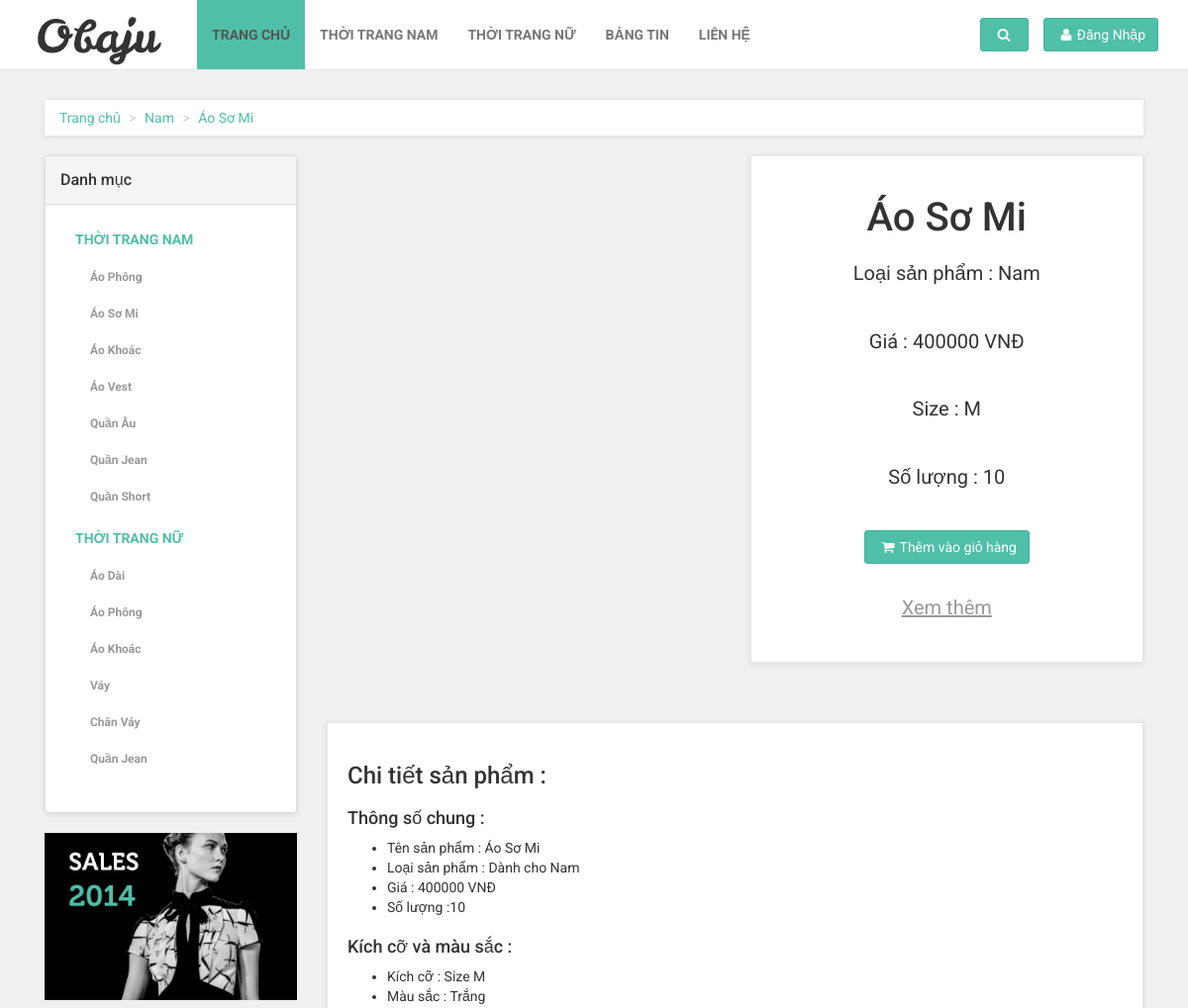
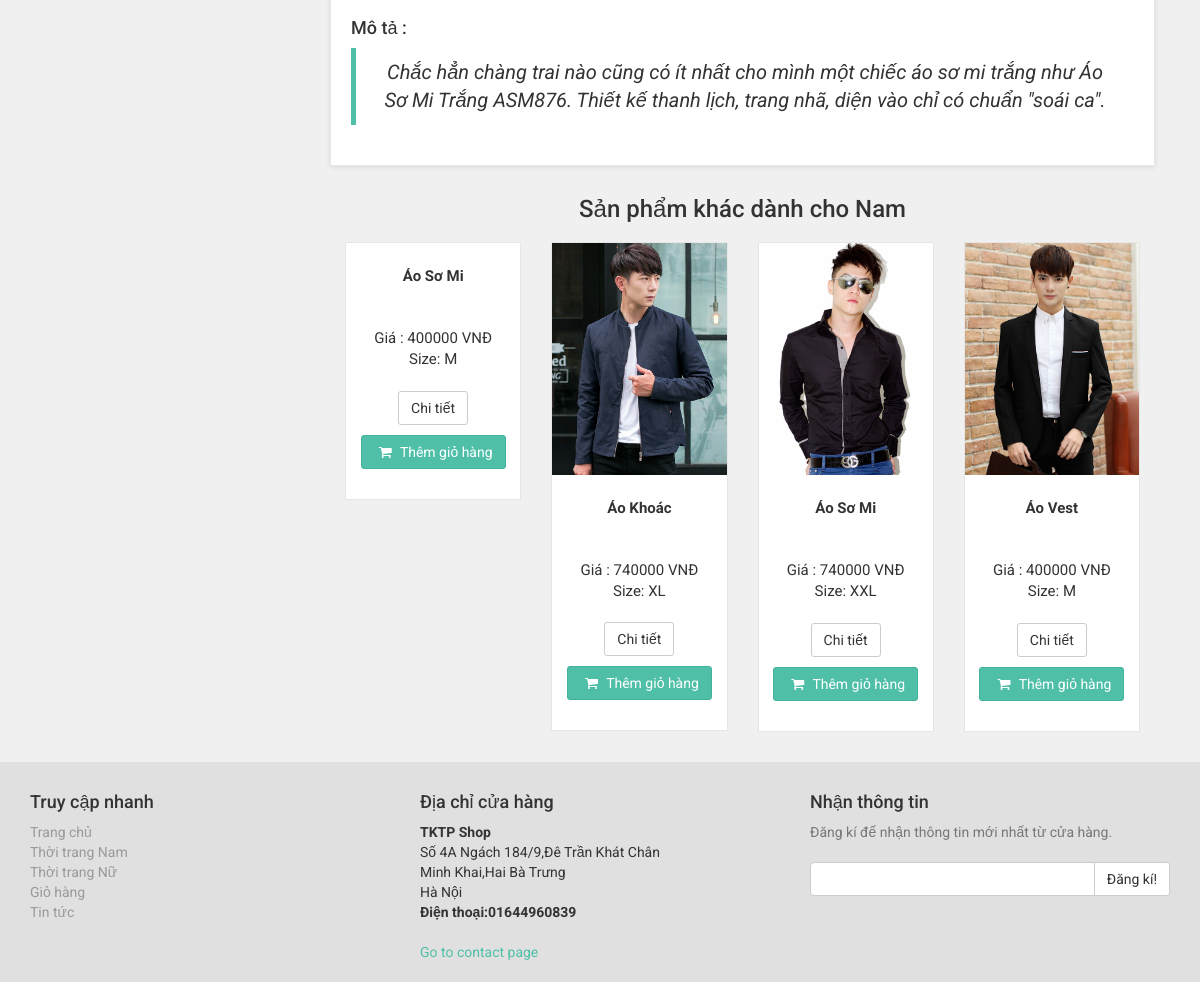
/views/khachhang/route.php?controller=controller_sanpham&action=showSP_detail&id_sp=1, run on the app's committed database (2 pictures, top to bottom).
### tables this page shows
CREATE TABLE `sanpham` (
  `idsanpham` int(11) NOT NULL,
  `tensanpham` varchar(40) DEFAULT NULL,
  `loaisanpham` varchar(40) DEFAULT NULL,
  `giasanpham` double DEFAULT NULL,
  `mausacsanpham` varchar(40) DEFAULT NULL,
  `sizesanpham` varchar(11) DEFAULT NULL,
  `soluongsanpham` int(40) DEFAULT NULL,
  `motasanpham` text,
  `urlanhsanpham` varchar(255) DEFAULT NULL
);

### controllers/controller_sanpham.php (called while the page is built, shortened)
<?php
require_once (__DIR__."/../models/model_sanpham.php");
require_once (__DIR__."/../models/sanpham.php");
class controller_sanpham {
    private $modelSP;
    public function __construct()
    {
        $this->modelSP=new Model_Sanpham();
    }
    public function showSP_detail(){
        $data=$this->modelSP->getSP_id($_GET['id_sp']);
        $sp=$data;
        $data_sp=$this->modelSP->getSP_type_limit($sp-> getLoaisanpham(),0,4);
        require_once (__DIR__."/../views/khachhang/detail.php");
    }
}
?>

### views/khachhang/route.php (called while the page is built, shortened)
<?php
if(isset($_GET["controller"])&&isset($_GET["action"])){
     $action= $_GET["action"];
}
else{
    $controller="controller_error";
    $action="error";
}
$control= new $controller;
$control->$action();
?>

### models/model_sanpham.php (called while the page is built, shortened)
<?php
require_once("DBconnector.php");
require_once ("sanpham.php");
class Model_Sanpham{
    private $conn;
    public function __construct()
    {
        $dbconnect= new DBConnector();
        $this->conn = $dbconnect->connect();
    }
    public function getSP_id($id){
        $sql="select * from sanpham where sanpham.idsanpham='".$id."';";
        $result=$this->conn->query($sql);
        while($row=$result->fetch_assoc()){
            $sp= new sanpham($row['idsanpham'],$row['tensanpham'],$row['loaisanpham'],$row['giasanpham'],$row['mausacsanpham'],$row['sizesanpham'],
                $row['soluongsanpham'],$row['motasanpham'],$row['urlanhsanpham']);
        }
        return $sp;
    }
    public function getSP_type_limit($type,$start,$limit){
        $sql="select * from sanpham where sanpham.loaisanpham='".$type."' limit ".$start.",".$limit.";";
        $result=$this->conn->query($sql);
        $array_sp= array();
        while($row=$result->fetch_assoc()){
            $sp= new sanpham($row['idsanpham'],$row['tensanpham'],$row['loaisanpham'],$row['giasanpham'],$row['mausacsanpham'],$row['sizesanpham'],
                $row['soluongsanpham'],$row['motasanpham'],$row['urlanhsanpham']);
            array_push($array_sp,$sp);
        }
        return $array_sp;
    }
}
?>

### models/DBconnector.php (called while the page is built)
<?php
class DBConnector {
    public function connect(){
        $host='localhost';
        $user='root';
        $password='123456';
        $db='csdl_congngheweb';
        $connection=mysqli_connect($host,$user,$password,$db);
        mysqli_set_charset($connection,"utf8");
        return $connection;
    }
}
?>

### models/sanpham.php (called while the page is built, shortened)
<?php
class sanpham {
    private $idsanpham;
    private $tensanpham;
    private $loaisanpham;
    private $giasanpham;
    private $mausacsanpham;
    private $sizesanpham;
    private $soluongsanpham;
    private $motasanpham;
    private $urlanhsanpham;
    public function __construct($idsanpham, $tensanpham, $loaisanpham, $giasanpham, $mausacsanpham, $sizesanpham, $soluongsanpham, $motasanpham, $urlanhsanpham)
    {
        $this->idsanpham = $idsanpham;
        $this->tensanpham = $tensanpham;
        $this->loaisanpham = $loaisanpham;
        $this->giasanpham = $giasanpham;
        $this->mausacsanpham = $mausacsanpham;
        $this->sizesanpham = $sizesanpham;
        $this->soluongsanpham = $soluongsanpham;
        $this->motasanpham = $motasanpham;
        $this->urlanhsanpham = $urlanhsanpham;
    }
    public function getIdsanpham()
    {
        return $this->idsanpham;
    }
    public function getTensanpham()
    {
        return $this->tensanpham;
    }
    public function getLoaisanpham()
    {
        return $this->loaisanpham;
    }
    public function getGiasanpham()
    {
        return $this->giasanpham;
    }
    public function getMausacsanpham()
    {
        return $this->mausacsanpham;
    }
    public function getSizesanpham()
    {
        return $this->sizesanpham;
    }
    public function getSoluongsanpham()
    {
        return $this->soluongsanpham;
    }
    public function getMotasanpham()
    {
        return $this->motasanpham;
    }
    public function getUrlanhsanpham()
    {
        return $this->urlanhsanpham;
    }
}
?>

### views/khachhang/detail.php (the view, shortened to what this page needs)
<?php
include 'header.php';
 require_once ("../../models/model_sanpham.php");
?>
    <div id="all">
        <div id="content">
            <div class="container">
                <div class="col-md-12">
                    <ul class="breadcrumb">
                        <li><a href="index.php">Trang chủ</a>
                        </li>
                        <li><a href="route.php?controller=controller_sanpham&action=showSP_type&type_sp=<?php echo $sp->getLoaisanpham();?>"><?php  echo $sp->getLoaisanpham();?></a>
                        </li>
                        <li><a href="route.php?controller=controller_sanpham&action=showSP_type&type_sp=<?php echo $sp->getLoaisanpham();?>&name_sp=<?php echo $sp->getTensanpham(); ?>"><?php echo $sp->getTensanpham(); ?></a>
                        </li>
                    </ul>
                </div>
                <div class="col-md-3">
                    <div class="panel panel-default sidebar-menu">
                        <div class="panel-heading">
                            <h3 class="panel-title">Danh mục</h3>
                        </div>
                        <div class="panel-body">
                            <ul class="nav nav-pills nav-stacked category-menu">
                                <li>
                                    <a href="route.php?controller=controller_sanpham&action=showSP_type&type_sp=Nam">thời trang nam</a>
                                    <ul>
                                        <li><a href="route.php?controller=controller_sanpham&action=showSP_name&type_sp=Nam&name_sp=Áo Phông">Áo Phông</a>
                                        </li>
                                        </li>
                                        <li><a href="route.php?controller=controller_sanpham&action=showSP_name&type_sp=Nam&name_sp=Áo Sơ Mi">Áo Sơ Mi</a>
                                        </li>
                                        <li><a href="route.php?controller=controller_sanpham&action=showSP_name&type_sp=Nam&name_sp=Áo Khoác">Áo Khoác</a>
                                        </li>
                                        <li><a href="route.php?controller=controller_sanpham&action=showSP_name&type_sp=Nam&name_sp=Áo Vest">Áo Vest</a>
                                        </li>
                                        <li><a href="route.php?controller=controller_sanpham&action=showSP_name&type_sp=Nam&name_sp=Quần Âu">Quần Âu</a>
                                        </li>
                                        <li><a href="route.php?controller=controller_sanpham&action=showSP_name&type_sp=Nam&name_sp=Quần Jean">Quần Jean</a>
                                        </li>
                                        <li><a href="route.php?controller=controller_sanpham&action=showSP_name&type_sp=Nam&name_sp=Quần Short">Quần Short</a>
                                        </li>
                                    </ul>
                                <li>
                                    <a href="route.php?controller=controller_sanpham&action=showSP_type&type_sp=Nữ">Thời trang nữ</a>
                                    <ul>
                                        <li><a href="route.php?controller=controller_sanpham&action=showSP_name&type_sp=Nữ&name_sp=Áo Dài">Áo Dài</a>
                                        </li>
                                        <li><a href="route.php?controller=controller_sanpham&action=showSP_name&type_sp=Nữ&name_sp=Áo Phông">Áo Phông</a>
                                        </li>
                                        <li><a href="route.php?controller=controller_sanpham&action=showSP_name&type_sp=Nữ&name_sp=Áo Khoác">Áo Khoác</a>
                                        </li>
                                        <li><a href="route.php?controller=controller_sanpham&action=showSP_name&type_sp=Nữ&name_sp=Váy">Váy</a>
                                        </li>
                                        <li><a href="route.php?controller=controller_sanpham&action=showSP_name&type_sp=Nữ&name_sp=Chân Váy">Chân Váy</a>
                                        </li>
                                        <li><a href="route.php?controller=controller_sanpham&action=showSP_name&type_sp=Nữ&name_sp=Quần Jean">Quần Jean</a>
                                        </li>
                                    </ul>
                                </li>
                        </div>
                    </div>
                    <div class="banner">
                        <a href="#">
                            <img src="img/banner.jpg" alt="sales 2014" class="img-responsive">
                        </a>
                    </div>
                </div>
                <div class="col-md-9">
                    <div class="row" id="productMain">
                        <div class="col-sm-6">
                        </div>
                        <div class="col-sm-6">
                            <div class="box">
                                <h1 class="text-center"><?php echo $sp->getTensanpham(); ?></h1>
                                <p>Loại sản phẩm : <?php  echo $sp->getLoaisanpham();?></p><br>
                                <p>Giá : <?php  echo $sp->getGiasanpham();?> VNĐ</p><br>
                                <p> Size : <?php  echo $sp->getSizesanpham();?></p><br>
                                <p> Số lượng : <?php  echo $sp->getSoluongsanpham();?></p><br>
                                <p class="text-center buttons">
                                    <button id="<?php echo $sp->getIdsanpham(); ?>" class="btn btn-primary"><i class="fa fa-shopping-cart"></i>Thêm vào giỏ hàng</button>
                                </p>
                                <p class="goToDescription"><a href="#details" class="scroll-to">Xem thêm </a>
                                </p>
                            </div>
                        </div>
                    </div>
                    <div class="box" id="details">
                        <p>
                            <h3>Chi tiết sản phẩm : </h3>
                            <h4>Thông số chung : </h4>
                            <ul>
                                <li>Tên sản phẩm : <?php echo $sp->getTensanpham(); ?></li>
                                <li>Loại sản phẩm : Dành cho <?php  echo $sp->getLoaisanpham();?></li>
                                <li>Giá : <?php  echo $sp->getGiasanpham();?> VNĐ</li>
                                <li>Số lượng :<?php  echo $sp->getSoluongsanpham();?></li>
                            </ul>
                            <h4>Kích cỡ và màu sắc :</h4>
                            <ul>
                                <li>Kích cỡ : Size <?php  echo $sp->getSizesanpham();?></li>
                                <li>Màu sắc : <?php  echo $sp->getMausacsanpham();?></li>
                            </ul>
                            <h4>Mô tả :</h4>
                            <blockquote>
                                <p><em><?php  echo $sp-> getMotasanpham();?></em>
                                </p>
                            </blockquote>
                    </div>
                    <div >
                        <h3 class="title" style=" text-align: center;">Sản phẩm khác dành cho <?php  echo $sp->getLoaisanpham();?> </h3>
                    </div>
                    <?php
                    if(count($data_sp)!=0){
                        foreach ($data_sp as $item) {
                            ?>
                            <div class="col-md-3 col-sm-6">
                                <div class="product same-height">
                                    <a href="route.php?controller=controller_sanpham&action=showSP_detail&id_sp=<?php echo $item->getIdsanpham(); ?>"
                                       class="visible">
                                        <img src="<?php echo $item->getUrlanhsanpham(); ?>" alt=""
                                             class="img-responsive">
                                    </a>
                                    <div class="text">
                                        <h3><?php echo $item->getTensanpham(); ?></h3>
                                        <p class="price">Giá : <?php echo $item->getGiasanpham(); ?> VNĐ<br>
                                            Size: <?php echo $item->getSizesanpham(); ?></p>
                                        <p class="buttons">
                                            <a href="route.php?controller=controller_sanpham&action=showSP_detail&id_sp=<?php echo $item-> getIdsanpham();?>" class="btn btn-default">Chi tiết</a>
                                            <button id="<?php echo $item->getIdsanpham(); ?>" class="btn btn-primary"><i class="fa fa-shopping-cart"></i> Thêm giỏ hàng</button>
                                        </p>
                                    </div>
                                </div>
                            </div>
                            <?php
                               }
                            }
                         ?>
                    </div>
                </div>
            </div>
        </div>
<?php include 'footer.php' ?>

### data on the page
sanpham: loaisanpham "Nam", tensanpham "Áo Sơ Mi", giasanpham "400000", sizesanpham "M", soluongsanpham "10", mausacsanpham "Trắng", motasanpham "Chắc hẳn chàng trai nào cũng có ít nhất cho mình một chiếc áo sơ mi trắng như Áo Sơ Mi Trắng ASM876. Thiết kế thanh lịch, trang nhã, diện vào chỉ có chuẩn \"soái ca\"."
sanpham: urlanhsanpham (picture), tensanpham "Áo Khoác", giasanpham "740000", sizesanpham "XL"
sanpham: urlanhsanpham (picture), tensanpham "Áo Sơ Mi", giasanpham "740000", sizesanpham "XXL"
sanpham: urlanhsanpham (picture), tensanpham "Áo Vest", giasanpham "400000", sizesanpham "M"
